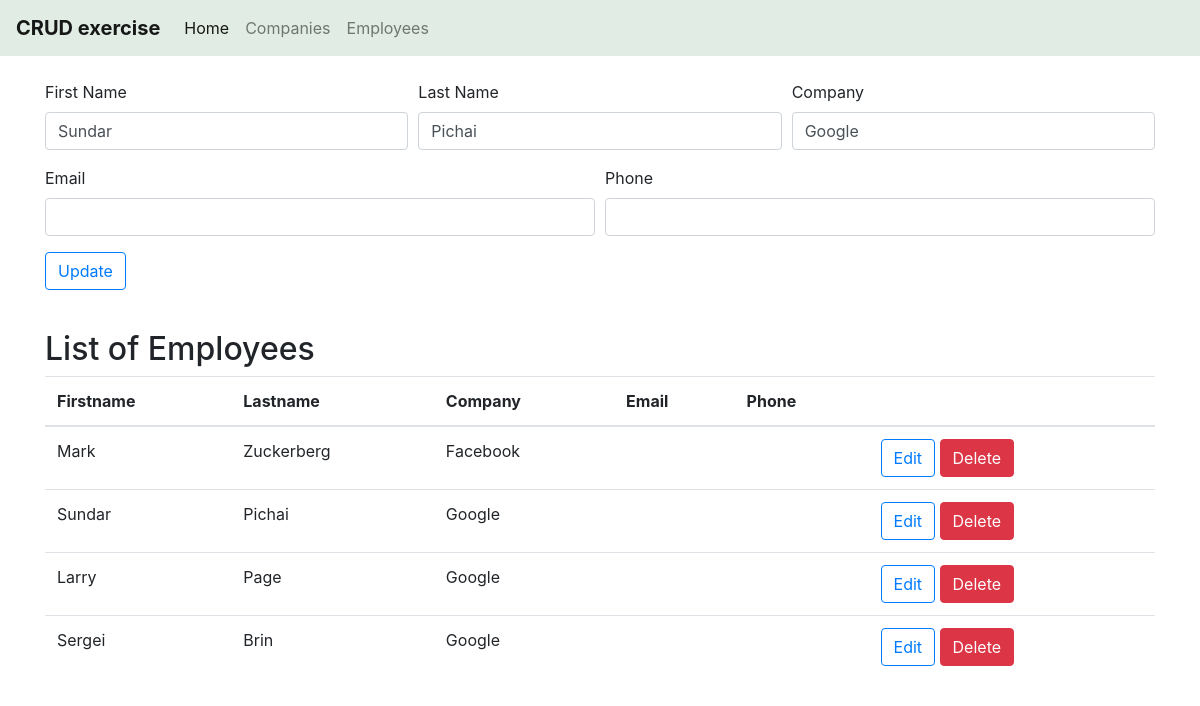
Screenshot of /employee.php?edit=42 with the database file from the repository.
### tables this page shows
CREATE TABLE `employee` (
  `id` int(11) NOT NULL,
  `firstName` varchar(255) NOT NULL,
  `lastName` varchar(255) NOT NULL,
  `companyName` varchar(255) NOT NULL,
  `email` varchar(255) NOT NULL,
  `phone` varchar(30) NOT NULL
);

### includes/connect.php (called while the page is built, shortened)
<?php
$connection = mysqli_connect("localhost","root","","crud_exercise");
 if(isset($_GET['edit'])){
   $id = $_GET['edit'];
   $query_edit = "SELECT * FROM employee WHERE id='$id'";
   $run_query_edit = mysqli_query($connection,$query_edit);
   $result = mysqli_fetch_assoc($run_query_edit);
   $firstName = $result['firstName'];
   $lastName = $result['lastName'];
   $companyName = $result['companyName'];
   $email = $result['email'];
   $phone = $result['phone'];
   $update = true;
 }
  ?>

### employee.php (the view, shortened to what this page needs)
<?php
  include('includes/header.php');
  include('includes/connect.php');
?>
<br>
<form method="post" action="includes/connect.php" class="container">
  <div class="form-row">
    <div class="form-group col-md-4">
      <label for="inputFirstName">First Name</label>
      <input type="text" class="form-control" id="inputFirstName" name="firstName" value="<?php echo $firstName; ?>" placeholder="Required" required>
    </div>
    <div class="form-group col-md-4">
      <label for="inputLastName">Last Name</label>
      <input type="text" class="form-control" id="inputLastName" name="lastName" value="<?php echo $lastName; ?>" placeholder="Required" required>
    </div>
    <div class="form-group col-md-4">
      <label for="inputCompany">Company</label>
      <input type="text" class="form-control" id="inputCompany" name="companyName" value="<?php echo $companyName; ?>" placeholder="Required" required>
    </div>
  </div>
  <div class="form-row">
    <div class="form-group col-md-6">
      <label for="inputEmail">Email</label>
      <input type="email" class="form-control" id="inputEmail" name="email" value="<?php echo $email; ?>">
    </div>
    <div class="form-group col-md-6">
      <label for="inputPhone">Phone</label>
      <input type="tel" class="form-control" id="inputPhone" name="phone" value="<?php echo $phone; ?>">
    </div>
  </div>
  <div class="form-group">
    <?php if($update){ ?>
      <button type="submit" class="btn btn-outline-primary" name="update" value="update">Update</button>
    <?php } else { ?>
      <button type="submit" class="btn btn-primary" name="add" value="add">Add to the table</button>
    <?php } ?>
  </div>
</form>
<br>
<div class="container">
  <h2>List of Employees</h2>
  <table class="table table-hover">
    <thead>
      <tr>
        <th>Firstname</th>
        <th>Lastname</th>
        <th>Company</th>
        <th>Email</th>
        <th>Phone</th>
        <th></th>
      </tr>
    </thead>
    <tbody>
      <?php
        $query_select_all = "SELECT * FROM employee";
        $run_query_select_all = mysqli_query($connection,$query_select_all);
        while($result = mysqli_fetch_assoc($run_query_select_all)){
          ?>
          <tr>
            <td><?php echo $result['firstName']; ?></td>
            <td><?php echo $result['lastName']; ?></td>
            <td><?php echo $result['companyName']; ?></td>
            <td><?php echo $result['email']; ?></td>
            <td><?php echo $result['phone']; ?></td>
            <td><a href="employee.php?edit=<?php echo $result['id']; ?>" class="btn btn-outline-primary">Edit</a>
                <a href="includes/connect.php?delete=<?php echo $result['id']; ?>" class="btn btn-danger">Delete</a>
              </td>
          </tr>
      <?php } ?>
    </tbody>
  </table>
</div>
<?php include('includes/footer.php'); ?>

### rows the page displays
employee: firstName "Sundar", lastName "Pichai", companyName "Google"
employee: firstName "Mark", lastName "Zuckerberg", companyName "Facebook"
employee: firstName "Larry", lastName "Page", companyName "Google"
employee: firstName "Sergei", lastName "Brin", companyName "Google"
